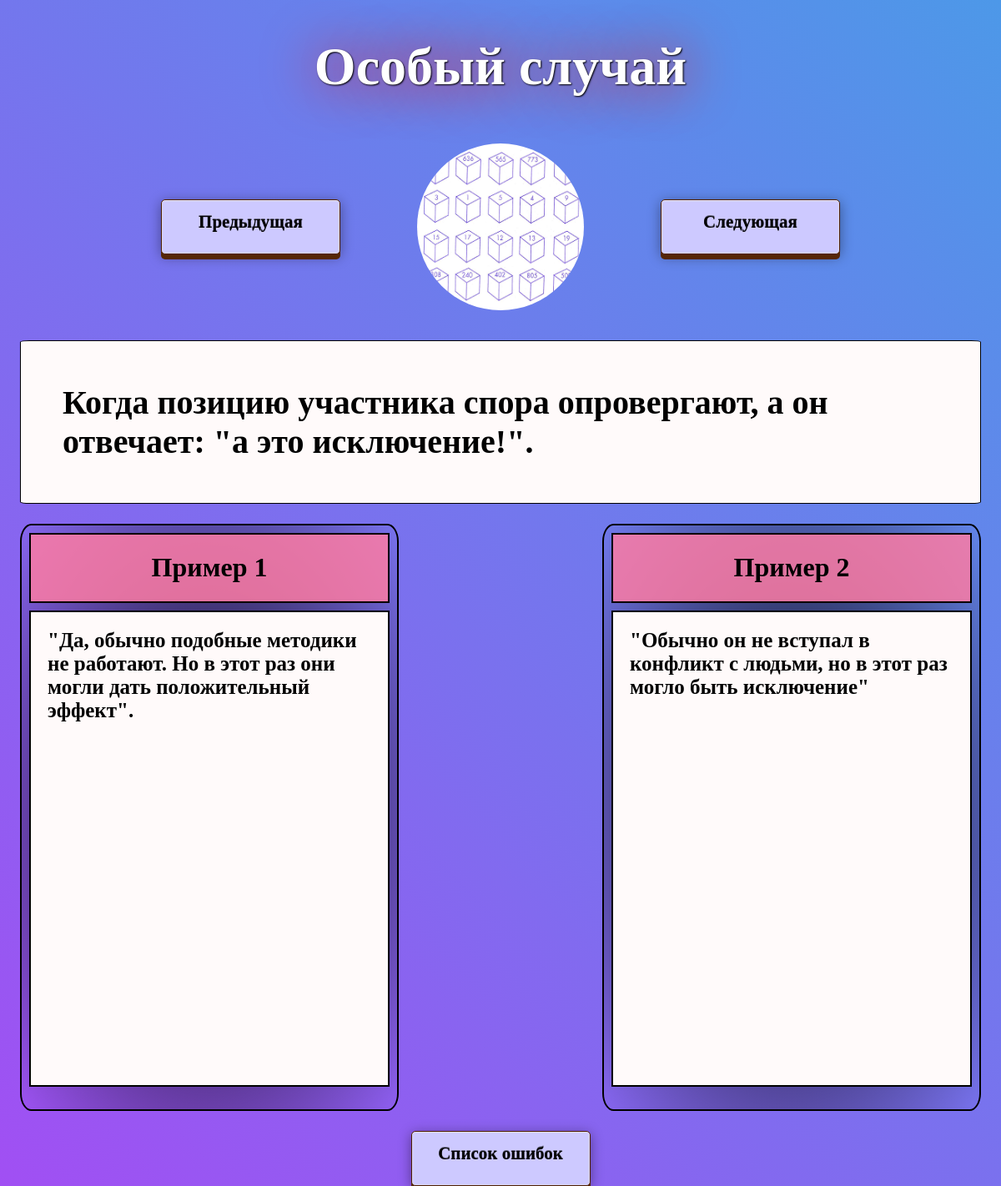
/fallacy/9/, run on the app's committed database.
### fallacies/models.py (models this page shows, shortened)
class Fallacy(models.Model):
    image = models.ImageField(upload_to='photos/%Y/%m/%d/', blank=True)
    title = models.CharField(max_length=255)
    content = models.TextField(default='About project')
    example1_text = models.TextField(default='Пример 1')
    example1_image = models.ImageField(upload_to='photos/%Y/%m/%d/', blank=True)
    example2_text = models.TextField(default='Пример 2')
    example2_image = models.ImageField(upload_to='photos/%Y/%m/%d/', blank=True)
    another_names = models.TextField(default='Another name 1')

### fallacies/views.py (the view)
# urls.py: path('fallacy/<int:fallacy_id>/', show_fallacy, name='fallacy'),
def show_fallacy(request, fallacy_id):
    fallacies = Fallacy.objects.all()
    fallacy = Fallacy.objects.get(pk=fallacy_id)
    if fallacy_id == 1:
        previous_fallacy = Fallacy.objects.get(pk=24)
    else:
        previous_fallacy = Fallacy.objects.get(pk=fallacy_id - 1)
    if fallacy_id == 24:
        next_fallacy = Fallacy.objects.get(pk=1)
    else:
        next_fallacy = Fallacy.objects.get(pk=fallacy_id + 1)
    return render(request, 'fallacies/fallacy.html', {'fallacies': fallacies, 'fallacy': fallacy, 'previous_fallacy': previous_fallacy, 'next_fallacy': next_fallacy})

### fallacies/templates/fallacies/fallacy.html (shortened to what this page needs)
{% load static %}
<!DOCTYPE html>
<html lang="en">
<head>
        <link type="text/css" href="{% static 'fallacies/css/fallacy_styles.css' %}" rel="stylesheet" />
</head>
<body>
    <div class="titlefallacy">
    <h1 class="headerh1">{{fallacy.title}}</h1>
        </div>
    <div class="navigate">
        <a href='/fallacy/{{previous_fallacy.id}}' class="button19">Предыдущая</a>
        <img class="fallacy-img" src="{{fallacy.image.url}}" alt="lorem">
        <a href='/fallacy/{{next_fallacy.id}}' class="button19">Следующая</a>
    </div>
<div class="description-block">
<p class="fallacy-content">{{fallacy.content}}</p>
</div>
<div class="examples">
    <div class="example 1">
        <div class="blockh1example">
        <h1 class="exampleh1">Пример 1</h1>
            </div>
        <div class="exampletextblock">
        <h2 class="example-text 1">{{fallacy.example1_text}}</h2>
            </div>
    </div>
    <div class="example 2">
        <div class="blockh1example">
        <h1 class="exampleh1">Пример 2</h1>
            </div>
        <div class="exampletextblock">
        <h2 class="example-text 2">{{fallacy.example2_text}}</h2>
        </div>
    </div>
</div>
<div class="bottom-button">
    <a href='{% url "home" %}' class="button19">Список ошибок</a>
</div>
</body>
</html>

### fallacies/static/fallacies/css/fallacy_styles.css (style rules this page uses)
html, body { margin: 0; background: linear-gradient(45deg, #fc00ff, #00dbde); height: 100%; background-size: 300% 300%; animation: grad 10s ease infinite; }
.titlefallacy { display: flex; justify-content: center; }
.navigate { display: flex; justify-content: center; align-items: center; }
.fallacy-img { padding: 1%; margin-right: 80px; margin-left: 80px; }
.description-block { display: flex; justify-content: center; margin: 2%; border: 1px solid black; background-color: snow; border-radius: 1%; }
.fallacy-content { font-size: 40px; font-weight: bold; margin: 50px; }
.blockh1example { display: flex; justify-content: center; margin: 2%; border: 2px solid black; background-color: rgba(255,125,165,0.84); }
.headerh1 { text-shadow: 1px 1px 2px black, 0 0 1em red; color: white; font-size: 4em; }
.fallacy-img { width: 200px; height: 200px; border-radius: 50%; }
.examples { display: flex; justify-content: space-between; margin: 2%; }
.example { display: inline-block; width: 450px; min-height: 700px; border: 2px solid black; border-radius: 3%; background: radial-gradient(black, transparent); }
.exampleh1 { text-align: center; }
.exampletextblock { display: flex; justify-content: center; margin: 2%; border: 2px solid black; background-color: snow; min-height: 81%; }
.example-text { font-size: 25px; margin: 20px; min-height: 100%; align-items: stretch }
.bottom-button { display: flex; justify-content: center; }
a.button19 { text-align: center; font-size: 21px; width: 150px; height: 35px; font-weight: bold; color: black; text-decoration: none; text-shadow: 0 -1px rgba(0,0,0,.5); user-select: none; padding: .7em 1.5em; border: 1px solid rgb(80,32,0); border-radius: 5px; outline: none; background: #cdc9ff; box-shadow: 0 6px rgb(86,38,6), 0 3px 15px rgba(0,0,0,.4), inset 0 1px rgba(255,255,255,.3), inset 0 0 3px rgba(255,255,255,.5); transition: .2s; }

### data on the page
Fallacy: title "Особый случай", image (picture), content "Когда позицию участника спора опровергают, а он отвечает: \"а это исключение!\".", example1_text "\"Да, обычно подобные методики не работают. Но в этот раз они могли дать положительный эффект\".", example2_text "\"Обычно он не вступал в конфликт с людьми, но в этот раз могло быть исключение\""
